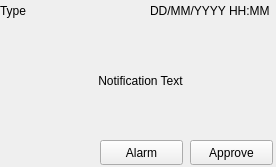
<?xml version="1.0" encoding="UTF-8"?>
<ui version="4.0">
 <class>NotificationWidget</class>
 <widget class="QWidget" name="NotificationWidget">
  <property name="geometry">
   <rect>
    <x>0</x>
    <y>0</y>
    <width>276</width>
    <height>167</height>
   </rect>
  </property>
  <property name="windowTitle">
   <string>/!\ Notification</string>
  </property>
  <widget class="QPushButton" name="ApproveButton">
   <property name="geometry">
    <rect>
     <x>190</x>
     <y>140</y>
     <width>83</width>
     <height>25</height>
    </rect>
   </property>
   <property name="text">
    <string>Approve</string>
   </property>
  </widget>
  <widget class="QPushButton" name="AlarmButton">
   <property name="geometry">
    <rect>
     <x>100</x>
     <y>140</y>
     <width>83</width>
     <height>25</height>
    </rect>
   </property>
   <property name="text">
    <string>Alarm</string>
   </property>
  </widget>
  <widget class="QLabel" name="NotificationText">
   <property name="geometry">
    <rect>
     <x>10</x>
     <y>30</y>
     <width>261</width>
     <height>101</height>
    </rect>
   </property>
   <property name="text">
    <string>Notification Text</string>
   </property>
   <property name="alignment">
    <set>Qt::AlignCenter</set>
   </property>
  </widget>
  <widget class="QLabel" name="NotificationTimestamp">
   <property name="geometry">
    <rect>
     <x>150</x>
     <y>0</y>
     <width>131</width>
     <height>21</height>
    </rect>
   </property>
   <property name="text">
    <string>DD/MM/YYYY HH:MM</string>
   </property>
  </widget>
  <widget class="QLabel" name="NotificationType">
   <property name="geometry">
    <rect>
     <x>0</x>
     <y>0</y>
     <width>64</width>
     <height>21</height>
    </rect>
   </property>
   <property name="text">
    <string>Type</string>
   </property>
  </widget>
 </widget>
 <resources/>
 <connections/>
</ui>
